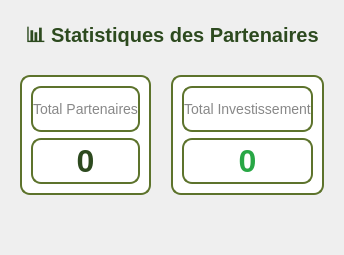
          <widget class="QWidget" name="statsTab">
           <attribute name="title">
            <string>Statistiques</string>
           </attribute>
           <layout class="QVBoxLayout">
            <property name="spacing">
             <number>20</number>
            </property>
            <property name="margin" stdset="0">
             <number>20</number>
            </property>
            <item>
             <widget class="QLabel" name="statsHeaderLabel">
              <property name="styleSheet">
               <string>font-size: 20px; color: #2d4a1f; font-weight: bold;</string>
              </property>
              <property name="text">
               <string>📊 Statistiques des Partenaires</string>
              </property>
              <property name="alignment">
               <set>Qt::AlignmentFlag::AlignCenter</set>
              </property>
             </widget>
            </item>
            <item>
             <layout class="QHBoxLayout" name="statsCardsLayout">
              <item>
               <widget class="QFrame" name="cardTotalPartenaires">
                <property name="minimumSize">
                 <size>
                  <width>0</width>
                  <height>120</height>
                 </size>
                </property>
                <property name="styleSheet">
                 <string>background: white; border: 2px solid #5d732c; border-radius: 10px;</string>
                </property>
                <layout class="QVBoxLayout">
                 <item>
                  <widget class="QLabel" name="labelTotalPartenaires">
                   <property name="styleSheet">
                    <string>font-size: 14px; color: #888;</string>
                   </property>
                   <property name="text">
                    <string>Total Partenaires</string>
                   </property>
                   <property name="alignment">
                    <set>Qt::AlignmentFlag::AlignCenter</set>
                   </property>
                  </widget>
                 </item>
                 <item>
                  <widget class="QLabel" name="valueTotalPartenaires">
                   <property name="styleSheet">
                    <string>font-size: 32px; color: #2d4a1f; font-weight: bold;</string>
                   </property>
                   <property name="text">
                    <string>0</string>
                   </property>
                   <property name="alignment">
                    <set>Qt::AlignmentFlag::AlignCenter</set>
                   </property>
                  </widget>
                 </item>
                </layout>
               </widget>
              </item>
              <item>
               <widget class="QFrame" name="cardActifs">
                <property name="minimumSize">
                 <size>
                  <width>0</width>
                  <height>120</height>
                 </size>
                </property>
                <property name="styleSheet">
                 <string>background: white; border: 2px solid #5d732c; border-radius: 10px;</string>
                </property>
                <layout class="QVBoxLayout">
                 <item>
                  <widget class="QLabel" name="labelActifs">
                   <property name="styleSheet">
                    <string>font-size: 14px; color: #888;</string>
                   </property>
                   <property name="text">
                    <string>Total Investissement</string>
                   </property>
                   <property name="alignment">
                    <set>Qt::AlignmentFlag::AlignCenter</set>
                   </property>
                  </widget>
                 </item>
                 <item>
                  <widget class="QLabel" name="valueActifs">
                   <property name="styleSheet">
                    <string>font-size: 32px; color: #28a745; font-weight: bold;</string>
                   </property>
                   <property name="text">
                    <string>0</string>
                   </property>
                   <property name="alignment">
                    <set>Qt::AlignmentFlag::AlignCenter</set>
                   </property>
                  </widget>
                 </item>
                </layout>
               </widget>
              </item>
             </layout>
            </item>
            <item>
             <spacer>
              <property name="orientation">
               <enum>Qt::Orientation::Vertical</enum>
              </property>
              <property name="sizeHint" stdset="0">
               <size>
                <width>20</width>
                <height>40</height>
               </size>
              </property>
             </spacer>
            </item>
           </layout>
          </widget>
